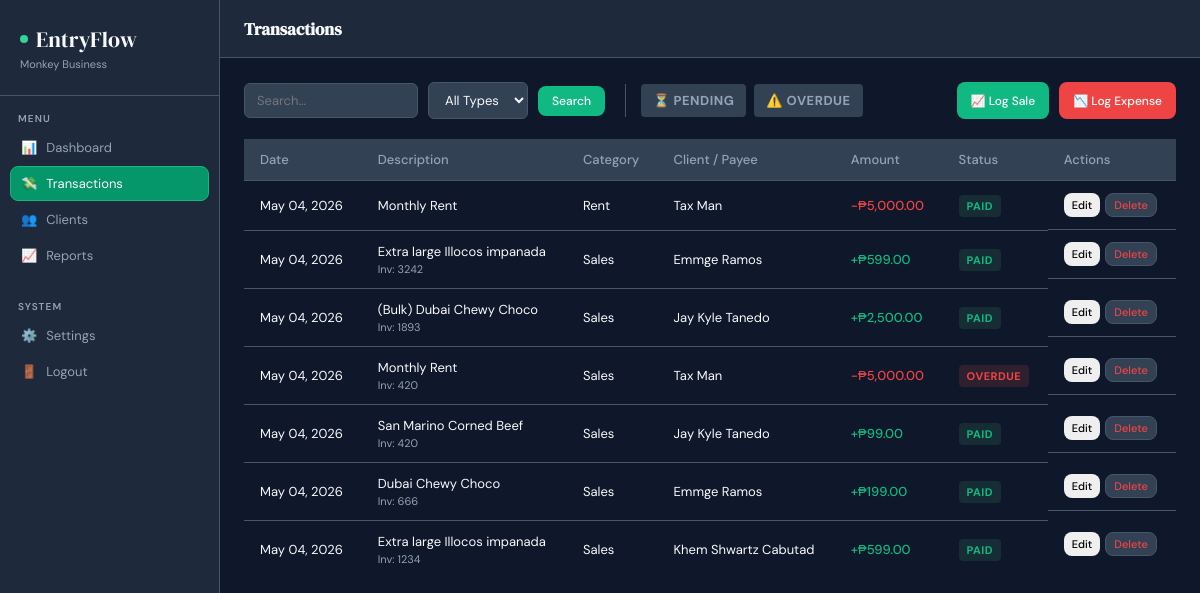
The page /transactions.php (signed in) on the database as committed earlier.
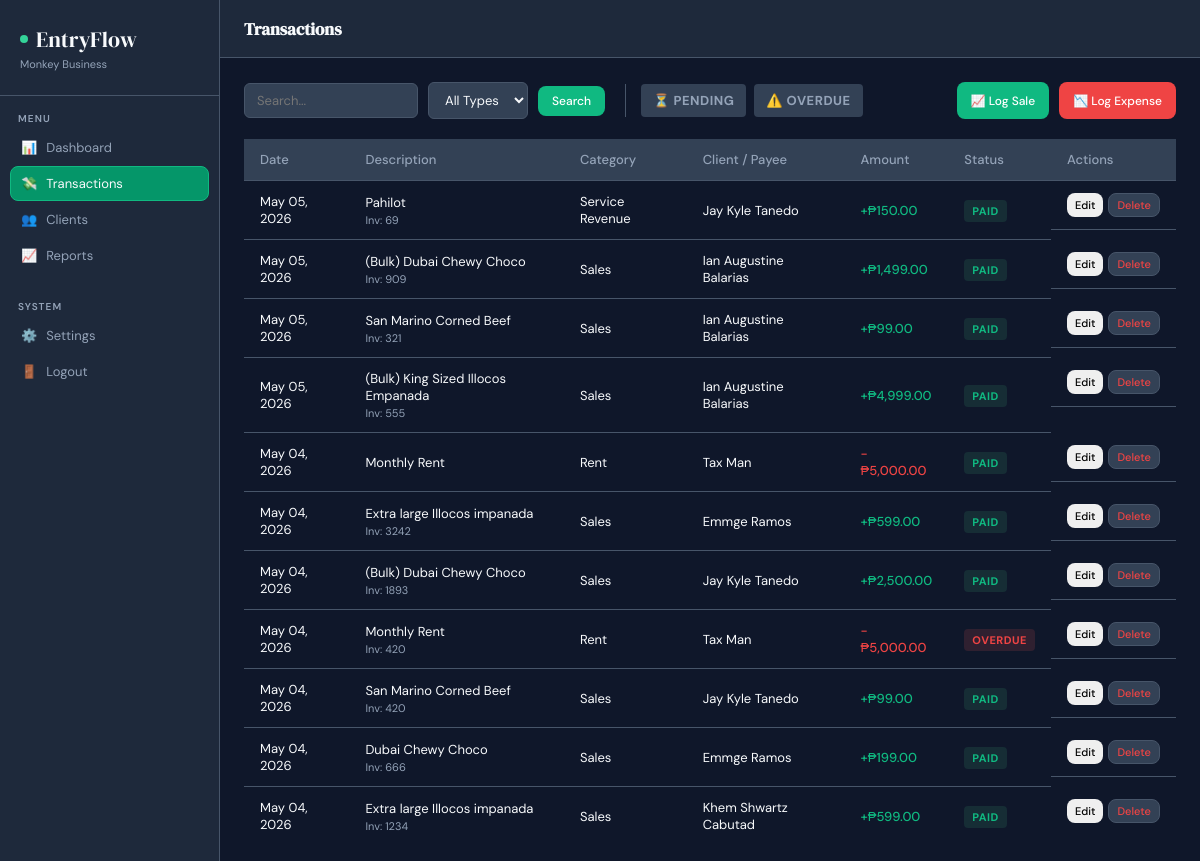
The same page on the database as committed later.
### tables this page shows
CREATE TABLE `transactions` (
  `id` int(10) UNSIGNED NOT NULL,
  `user_id` int(10) UNSIGNED NOT NULL,
  `client_id` int(10) UNSIGNED DEFAULT NULL,
  `category_id` int(10) UNSIGNED DEFAULT NULL,
  `invoice_no` varchar(50) DEFAULT NULL,
  `description` varchar(255) NOT NULL,
  `amount` decimal(14,2) NOT NULL,
  `type` enum('income','expense') NOT NULL,
  `status` enum('paid','pending','overdue') NOT NULL DEFAULT 'pending',
  `transaction_date` date NOT NULL,
  `notes` text DEFAULT NULL,
  `created_at` datetime NOT NULL DEFAULT current_timestamp(),
  `updated_at` datetime NOT NULL DEFAULT current_timestamp() ON UPDATE current_timestamp()
);

CREATE TABLE `categories` (
  `id` int(10) UNSIGNED NOT NULL,
  `user_id` int(10) UNSIGNED DEFAULT NULL COMMENT 'NULL = global default',
  `name` varchar(100) NOT NULL,
  `type` enum('income','expense') NOT NULL,
  `is_default` tinyint(1) NOT NULL DEFAULT 0,
  `created_at` datetime NOT NULL DEFAULT current_timestamp(),
  `updated_at` datetime NOT NULL DEFAULT current_timestamp() ON UPDATE current_timestamp()
);

CREATE TABLE `clients` (
  `id` int(10) UNSIGNED NOT NULL,
  `user_id` int(10) UNSIGNED NOT NULL,
  `name` varchar(150) NOT NULL,
  `email` varchar(150) DEFAULT NULL,
  `phone` varchar(20) DEFAULT NULL,
  `address` text DEFAULT NULL,
  `notes` text DEFAULT NULL,
  `created_at` datetime NOT NULL DEFAULT current_timestamp(),
  `updated_at` datetime NOT NULL DEFAULT current_timestamp() ON UPDATE current_timestamp()
);

### transactions.php (the view, shortened to what this page needs)
<?php
$db = getDB();
$userId = (int)$_SESSION['user_id'];
$search = $_GET['search'] ?? '';
$typeFilter = $_GET['type'] ?? '';
$statusFilter = $_GET['status'] ?? '';
$query = "
    SELECT t.*, c.name AS client_name, cat.name AS category_name
    FROM transactions t
    LEFT JOIN clients c ON c.id = t.client_id
    LEFT JOIN categories cat ON cat.id = t.category_id
    WHERE t.user_id = $userId
";
$query .= " ORDER BY t.transaction_date DESC, t.id DESC";
$transactions = $db->query($query)->fetch_all(MYSQLI_ASSOC);
include 'includes/header.php';
?>
<div style="display: flex; justify-content: space-between; flex-wrap: wrap; gap: 15px; margin-bottom: 20px;">
    <form method="GET" action="transactions.php" style="display: flex; gap: 10px; align-items: center; flex-wrap: wrap;">
        <input type="text" name="search" class="sb" placeholder="Search..." value="<?= htmlspecialchars($search) ?>">
        <select name="type" class="sb">
            <option value="">All Types</option>
        </select>
        <button type="submit" class="btn btn-primary">Search</button>
        <div style="display: flex; gap: 8px; margin-left: 10px; border-left: 1px solid var(--border-color); padding-left: 15px;">
            <a href="transactions.php?status=pending<?= $search ? '&search='.urlencode($search) : '' ?><?= $typeFilter ? '&type='.urlencode($typeFilter) : '' ?>"
               class="badge <?= $statusFilter === 'pending' ? 'bpd' : '' ?>"
               style="text-decoration:none; padding: 8px 12px; font-size: 13px; display:flex; align-items:center; <?= $statusFilter !== 'pending' ? 'background: var(--surface-2); color: var(--text-muted);' : '' ?>">
               ⏳ Pending
            </a>
            <a href="transactions.php?status=overdue<?= $search ? '&search='.urlencode($search) : '' ?><?= $typeFilter ? '&type='.urlencode($typeFilter) : '' ?>"
               class="badge <?= $statusFilter === 'overdue' ? 'bod' : '' ?>"
               style="text-decoration:none; padding: 8px 12px; font-size: 13px; display:flex; align-items:center; <?= $statusFilter !== 'overdue' ? 'background: var(--surface-2); color: var(--text-muted);' : '' ?>">
               ⚠️ Overdue
            </a>
        </div>
    </form>
    <div style="display: flex; gap: 10px;">
        <button class="btn" onclick="openDynamicModal('income')" style="background: var(--primary) !important; color: #ffffff !important; border: none;">📈 Log Sale</button>
        <button class="btn" onclick="openDynamicModal('expense')" style="background: var(--danger) !important; color: #ffffff !important; border: none;">📉 Log Expense</button>
    </div>
</div>
<div class="table-responsive">
    <table class="table">
        <thead>
            <tr>
                <th>Date</th>
                <th>Description</th>
                <th>Category</th>
                <th>Client / Payee</th>
                <th>Amount</th>
                <th>Status</th>
                <th>Actions</th>
            </tr>
        </thead>
        <tbody>
            <?php if (empty($transactions)): ?>
                <tr><td colspan="7" style="text-align: center; padding: 20px; color: var(--text-muted);">No transactions found.</td></tr>
            <?php else: ?>
                <?php foreach ($transactions as $tx): ?>
                    <tr>
                        <td><?= date('M d, Y', strtotime($tx['transaction_date'])) ?></td>
                        <td class="tdn">
                            <?= htmlspecialchars($tx['description']) ?>
                            <?php if (!empty($tx['invoice_no'])): ?>
                                <div class="tds">Inv: <?= htmlspecialchars($tx['invoice_no']) ?></div>
                            <?php endif; ?>
                        </td>
                        <td><?= htmlspecialchars($tx['category_name'] ?? '—') ?></td>
                        <td><?= htmlspecialchars($tx['client_name'] ?? '—') ?></td>
                        <td class="<?= $tx['type'] === 'income' ? 'ap' : 'an' ?>">
                            <?= $tx['type'] === 'income' ? '+' : '-' ?><?= $sym ?><?= number_format($tx['amount'], 2) ?>
                        </td>
                        <td>
                            <?php
                                $statusClass = '';
                                if ($tx['status'] === 'paid') $statusClass = 'bp2';
                                elseif ($tx['status'] === 'pending') $statusClass = 'bpd';
                                else $statusClass = 'bod';
                            ?>
                            <span class="badge <?= $statusClass ?>"><?= ucfirst($tx['status']) ?></span>
                        </td>
                        <td style="display: flex; gap: 5px;">
                            <button class="btn" style="padding: 4px 8px; font-size: 11px;"
                                onclick="editTransaction(this)"
                                data-id="<?= $tx['id'] ?>"
                                data-desc="<?= htmlspecialchars($tx['description']) ?>"
                                data-inv="<?= htmlspecialchars($tx['invoice_no'] ?? '') ?>"
                                data-amount="<?= $tx['amount'] ?>"
                                data-type="<?= $tx['type'] ?>"
                                data-cat="<?= $tx['category_id'] ?? '' ?>"
                                data-client="<?= $tx['client_id'] ?? '' ?>"
                                data-date="<?= $tx['transaction_date'] ?>"
                                data-status="<?= $tx['status'] ?>"
                                data-notes="<?= htmlspecialchars($tx['notes'] ?? '') ?>"
                            >Edit</button>
                            <button class="btn btn-danger" style="padding: 4px 8px; font-size: 11px;"
                                onclick="confirmDelete('transaction', <?= $tx['id'] ?>)">Delete</button>
                        </td>
                    </tr>
                <?php endforeach; ?>
            <?php endif; ?>
        </tbody>
    </table>
</div>
<?php include 'includes/footer.php'; ?>

### includes/header.php (shortened to what this page needs)
<?php
$headerDb = getDB();
$headerUid = (int)($_SESSION['user_id'] ?? 0);
$adminInfo = $headerDb->query("SELECT business_name, currency FROM admins WHERE id = $headerUid")->fetch_assoc();
$bizName = $adminInfo['business_name'] ?? 'My Business';
$currCode = $adminInfo['currency'] ?? 'PHP';
$symbols = [
    'PHP' => '₱',
    'USD' => '$',
    'EUR' => '€',
    'GBP' => '£',
    'JPY' => '¥'
];
$sym = $symbols[$currCode] ?? '₱';
?>
<!DOCTYPE html>
<html lang="en">
<head>
    <link rel="stylesheet" href="assets/css/style.css?v=<?= time(); ?>">
</head>
<body>
    <aside class="sidebar">
        <div class="logo-wrap">
            <div class="logo"><div class="logo-dot"></div> EntryFlow</div>
            <div class="biz-name"><?= htmlspecialchars($bizName) ?></div>
        </div>
        <nav>
            <div class="nav-label">Menu</div>
            <a href="index.php" class="nav-item <?= basename($_SERVER['PHP_SELF']) == 'index.php' ? 'active' : '' ?>">
                <span class="ni-ic">📊</span> Dashboard
            </a>
            <a href="transactions.php" class="nav-item <?= basename($_SERVER['PHP_SELF']) == 'transactions.php' ? 'active' : '' ?>">
                <span class="ni-ic">💸</span> Transactions
            </a>
            <a href="clients.php" class="nav-item <?= basename($_SERVER['PHP_SELF']) == 'clients.php' ? 'active' : '' ?>">
                <span class="ni-ic">👥</span> Clients
            </a>
            <a href="reports.php" class="nav-item <?= basename($_SERVER['PHP_SELF']) == 'reports.php' ? 'active' : '' ?>">
                <span class="ni-ic">📈</span> Reports
            </a>
            <div class="nav-label" style="margin-top: 15px;">System</div>
            <a href="settings.php" class="nav-item <?= basename($_SERVER['PHP_SELF']) == 'settings.php' ? 'active' : '' ?>">
                <span class="ni-ic">⚙️</span> Settings
            </a>
            <a href="logout.php" class="nav-item">
                <span class="ni-ic">🚪</span> Logout
            </a>
        </nav>
    </aside>
    <main class="main">
        <header class="topbar">
            <h1 class="page-title">
                <?php
                    $pageName = basename($_SERVER['PHP_SELF'], ".php");
                    echo ucfirst($pageName === 'index' ? 'dashboard' : $pageName);
                ?>
            </h1>
        </header>
        <div class="content">

### includes/footer.php (shortened to what this page needs)
    </div>
</main>
</body>
</html>

### assets/css/style.css (style rules this page uses)
:root { --primary: #10B981; --primary-dark: #059669; --primary-light: #34D399; --accent: #38BDF8; --bg-main: #0F172A; --surface-1: #1E293B; --surface-2: #334155; --border-color: #475569; --text-main: #F8FAFC; --text-muted: #94A3B8; --success: #10B981; --danger: #EF4444; --sidebar-width: 220px; }
*, *::before, *::after { box-sizing: border-box; margin: 0; padding: 0; }
body { font-family: 'DM Sans', sans-serif; background: var(--bg-main); color: var(--text-main); display: flex; height: 100vh; overflow: hidden; }
.sidebar { width: var(--sidebar-width); background: var(--surface-1); border-right: 1px solid var(--border-color); display: flex; flex-direction: column; flex-shrink: 0; padding-bottom: 24px; }
.logo-wrap { padding: 24px 20px; border-bottom: 1px solid var(--border-color); }
.logo { font-family: 'DM Serif Display', serif; font-size: 22px; display: flex; align-items: center; gap: 8px; }
.logo-dot { width: 8px; height: 8px; border-radius: 50%; background: var(--primary-light); }
.biz-name { font-size: 11px; color: var(--text-muted); margin-top: 3px; overflow: hidden; text-overflow: ellipsis; white-space: nowrap; }
nav { flex: 1; padding: 4px 10px; }
.nav-label { font-size: 10px; font-weight: 600; letter-spacing: 1.1px; color: var(--text-muted); text-transform: uppercase; padding: 12px 8px 5px; }
.nav-item { display: flex; align-items: center; gap: 9px; padding: 8px 10px; border-radius: 8px; font-size: 13px; color: var(--text-muted); cursor: pointer; transition: all 0.15s; margin-bottom: 1px; border: 1px solid transparent; text-decoration: none; }
.nav-item.active { background: var(--primary-dark); color: var(--text-main); border-color: var(--primary); }
.main { flex: 1; display: flex; flex-direction: column; overflow: hidden; }
.topbar { height: 58px; border-bottom: 1px solid var(--border-color); display: flex; align-items: center; padding: 0 24px; gap: 12px; background: var(--surface-1); flex-shrink: 0; }
.page-title { font-family: 'DM Serif Display', serif; font-size: 17px; flex: 1; }
.content { flex: 1; overflow-y: auto; padding: 24px; }
table { width: 100%; border-collapse: collapse; text-align: left; font-size: 13px; }
th { background: var(--surface-2); padding: 12px 16px; color: var(--text-muted); font-weight: 500; border-bottom: 1px solid var(--border-color); }
td { padding: 12px 16px; border-bottom: 1px solid var(--border-color); vertical-align: middle; }
tr:last-child td { border-bottom: none; }
.tds { font-size: 11px; color: var(--text-muted); margin-top: 2px; }
.btn { padding: 7px 14px; border-radius: 8px; border: none; font-family: 'DM Sans', sans-serif; font-size: 12px; font-weight: 500; cursor: pointer; transition: all 0.15s; display: inline-flex; align-items: center; gap: 5px; }
.btn-primary { background: var(--primary); color: #fff; }
.btn-danger { background: var(--surface-2); color: var(--danger); border: 1px solid var(--border-color); }
.ap { color: var(--success); font-weight: 500; }
.an { color: var(--danger); font-weight: 500; }
.badge { padding: 4px 8px; border-radius: 4px; font-size: 11px; font-weight: bold; text-transform: uppercase; letter-spacing: 0.5px; }
.bp2 { background: rgba(61, 170, 114, 0.15); color: var(--success); }
.bod { background: rgba(224, 80, 80, 0.15); color: var(--danger); }
.sb { background: var(--surface-2); border: 1px solid var(--border-color); color: var(--text-main); padding: 8px 12px; border-radius: 6px; font-family: inherit; font-size: 13px; outline: none; transition: 0.2s; }

Rows that differ between the two databases and show on the page:
added transactions: transaction_date "May 05, 2026", description "Pahilot", invoice_no "69", category.name "Service Revenue", client.name "Jay Kyle Tanedo", user.currency "₱", amount "150.00", status "PAID"
added transactions: transaction_date "May 05, 2026", description "(Bulk) Dubai Chewy Choco", invoice_no "909", category.name "Sales", client.name "Ian Augustine Balarias", user.currency "₱", amount "1,499.00", status "PAID"
added transactions: transaction_date "May 05, 2026", description "San Marino Corned Beef", invoice_no "321", category.name "Sales", client.name "Ian Augustine Balarias", user.currency "₱", amount "99.00", status "PAID"
added transactions: transaction_date "May 05, 2026", description "(Bulk) King Sized Illocos Empanada", invoice_no "555", category.name "Sales", client.name "Ian Augustine Balarias", user.currency "₱", amount "4,999.00", status "PAID"
changed transactions "OVERDUE": category.name "Sales" → "Rent"
